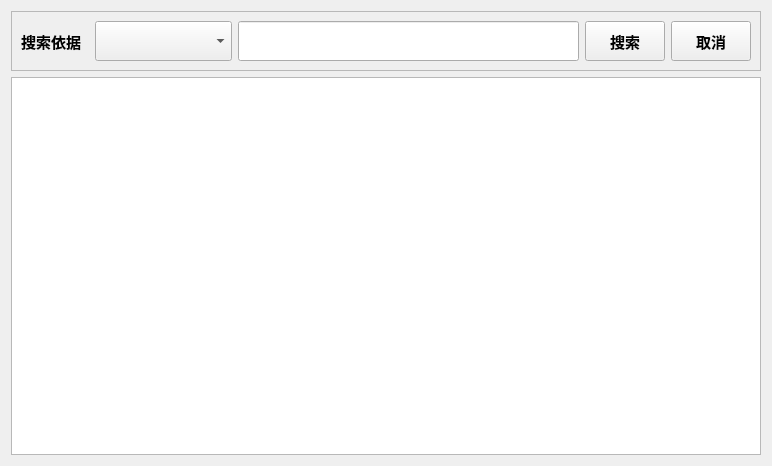
<?xml version="1.0" encoding="UTF-8"?>
<ui version="4.0">
 <class>Form</class>
 <widget class="QWidget" name="Form">
  <property name="geometry">
   <rect>
    <x>0</x>
    <y>0</y>
    <width>772</width>
    <height>466</height>
   </rect>
  </property>
  <property name="windowTitle">
   <string>搜索历史记录</string>
  </property>
  <layout class="QVBoxLayout" name="verticalLayout" stretch="3,19">
   <item>
    <widget class="QFrame" name="frame">
     <property name="frameShape">
      <enum>QFrame::StyledPanel</enum>
     </property>
     <property name="frameShadow">
      <enum>QFrame::Raised</enum>
     </property>
     <layout class="QHBoxLayout" name="horizontalLayout_2" stretch="1,2,5,1,1">
      <item>
       <widget class="QLabel" name="label">
        <property name="font">
         <font>
          <family>Arial</family>
          <pointsize>11</pointsize>
          <weight>75</weight>
          <bold>true</bold>
         </font>
        </property>
        <property name="text">
         <string>搜索依据</string>
        </property>
       </widget>
      </item>
      <item>
       <widget class="QComboBox" name="comboBox">
        <property name="sizePolicy">
         <sizepolicy hsizetype="Preferred" vsizetype="Expanding">
          <horstretch>0</horstretch>
          <verstretch>0</verstretch>
         </sizepolicy>
        </property>
        <property name="font">
         <font>
          <family>Arial</family>
          <pointsize>11</pointsize>
         </font>
        </property>
        <property name="currentIndex">
         <number>-1</number>
        </property>
       </widget>
      </item>
      <item>
       <widget class="QLineEdit" name="lineEdit">
        <property name="sizePolicy">
         <sizepolicy hsizetype="Expanding" vsizetype="Expanding">
          <horstretch>0</horstretch>
          <verstretch>0</verstretch>
         </sizepolicy>
        </property>
       </widget>
      </item>
      <item>
       <widget class="QPushButton" name="button">
        <property name="sizePolicy">
         <sizepolicy hsizetype="Minimum" vsizetype="Expanding">
          <horstretch>0</horstretch>
          <verstretch>0</verstretch>
         </sizepolicy>
        </property>
        <property name="font">
         <font>
          <family>Arial Black</family>
          <pointsize>11</pointsize>
          <weight>75</weight>
          <bold>true</bold>
         </font>
        </property>
        <property name="text">
         <string>搜索</string>
        </property>
       </widget>
      </item>
      <item>
       <widget class="QPushButton" name="cancel">
        <property name="sizePolicy">
         <sizepolicy hsizetype="Minimum" vsizetype="Expanding">
          <horstretch>0</horstretch>
          <verstretch>0</verstretch>
         </sizepolicy>
        </property>
        <property name="font">
         <font>
          <family>Arial</family>
          <pointsize>11</pointsize>
          <weight>75</weight>
          <bold>true</bold>
         </font>
        </property>
        <property name="text">
         <string>取消</string>
        </property>
       </widget>
      </item>
     </layout>
    </widget>
   </item>
   <item>
    <widget class="QTextBrowser" name="text"/>
   </item>
  </layout>
 </widget>
 <resources/>
 <connections/>
</ui>
